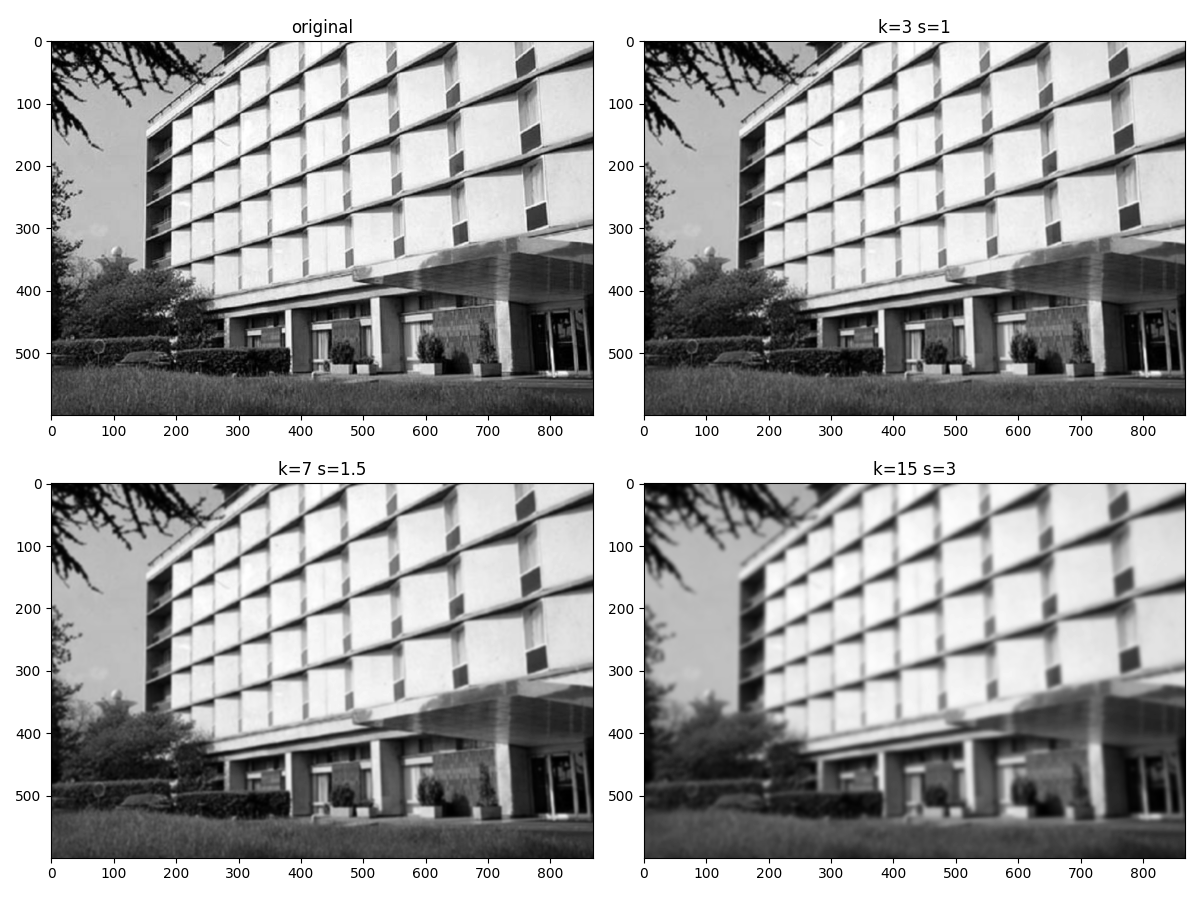

This figure's Python source:
import numpy as np
import matplotlib.pyplot as plt


def gauss(k, s):
    r = k // 2
    y, x = np.mgrid[-r:r + 1, -r:r + 1]
    g = np.exp(-(x ** 2 + y ** 2) / (2 * s ** 2))
    return g / g.sum()


def conv(img, m):
    k = m.shape[0]
    r = k // 2
    h, w = img.shape
    p = np.pad(img, r, mode="edge")
    out = np.zeros((h, w))
    for i in range(k):
        for j in range(k):
            out += m[i, j] * p[i:i + h, j:j + w]
    return out


img = plt.imread("img.jpg").mean(axis=2)
a = [(3, 1), (7, 1.5), (15, 3)]
figure, axes = plt.subplots(2, 2, figsize=(12, 9))
axes[0][0].imshow(img, cmap="gray")
axes[0][0].set_title("original")
for n, (k, s) in enumerate(a, 1):
    axes[n // 2][n % 2].imshow(conv(img, gauss(k, s)), cmap="gray")
    axes[n // 2][n % 2].set_title(f"k={k} s={s}")
plt.tight_layout()
plt.savefig("3.png")
plt.show()
